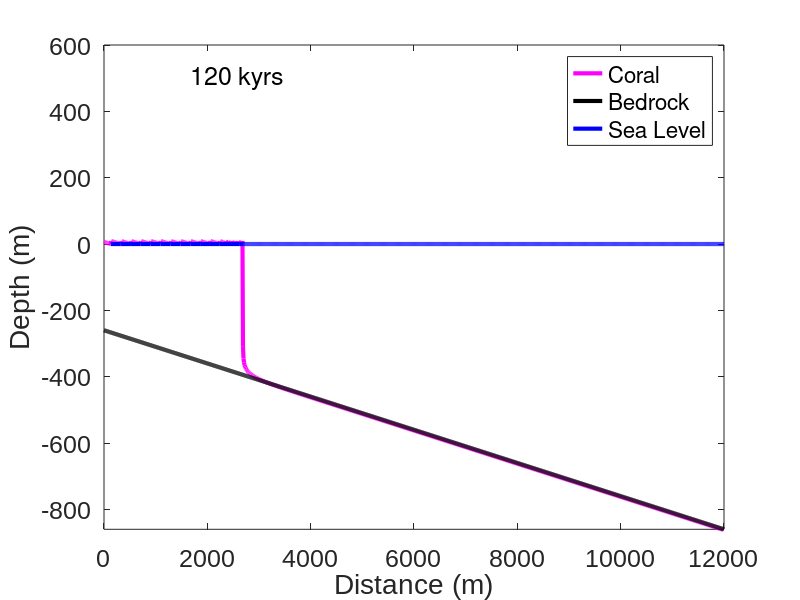

The MATLAB script that drew this image:
% Coral Reef Modeling: Growth and Abandonment as a Function of Sea Level
% Oscillations and Uplift/Subsidence
% written by Emily Fairfax for Modeling Class
% January 27th, 2016

clear all

%% Initialize
%Time and Space
 % Horizontal Space
    dx = 10; % horizontal step size
    xmax = 12000; % maximum horizontal position 
    x = 0:dx:xmax; % set up the x array describing horizontal space

    % Temporal Space
    Yrcon = 3.14*10^7; % number of seconds in a year, common coversion
    dt = 800; % time step in years
    tmax = 120000;% maximum time to run the code in years
    t = 0:dt:tmax;% set up the time array
    imax = length(t);% define imax for time loops

%Constants

    %Coral Growth Equation Constants
    Gm = 0.012; % maximum coral growth of 15 mm/yr
    k = 0.08; % extinction coefficient for light /m
    I = 2000*Yrcon; % surface light intensity in microE/m^2/yr
    Ik = 200*Yrcon; % saturating light intensity in microE/m^2/yr

    %Topographic Constants
    %note: use suboruprate for either uplift or subsidence: negative sign ->uplift,
    %positive sign -> subsidence
    slope = 0.05; %slope of the linear baseline topography in m/m
    topomax = 100; %maximum elevation of the inital baseline topography
    suboruprate = 0.003; %subsidence in m/yr
    baselinemax = -slope*xmax+topomax-(suboruprate*tmax); %max of the baseline

    %Sea Level Constants
    meansealevel = 0;% average sea level set to zero
    ampsealevel = 60; % amplitude of sea level oscillations is about 60m
    period = 40000; % period of sea level oscillations in years

%Set Up Arrays: note all arrays are made in horizontal space, and need to
%be the same length as the time array in order for the code to run properly
    %Set Number of Nodes for Variable Arrays
    N = (xmax/dx)+1; % number of nodes, plus one to make correct length

    %Sea Level Array
    sealevel = zeros(N:1); % sea level array starts full of zeros
    sealevel(1:N) = 0;
    %Topographic Array: note this can be changed to other shapes for
    %different initial topographic conditions
    baseline = -slope.*x + topomax; % Initial baseline of topography

    % Height of Coral Arrays
    coralsl = zeros(N:1); % height of coral relative to sea level, starts as all zeros
    coralsl(1:N)=baseline; % fill zeros with initial condition: all coral are at the height of the baseline

    coralsubup = zeros(N:1); % height of coral with subsidence or uplift relative to sea level, starts all zeros
    coralsubup(1:N)=coralsl-(suboruprate*dt); % fill zeros with inital condition:

    absdepth = zeros(N:1); % absolute depth of coral below sea level, start all zeros
    absdepth(1:N) = sealevel-coralsubup; % fill zeros with initial condition: depth is sealevel minus coral depth with sub or up rate included, ie distance between top of coral and water surface




%% Run


for i=1:imax
    %Sea Level oscillates sinusoidally with time
    sealevel(1:N) = ampsealevel*sin((2*pi*t(i))/period); % sea level oscillation in meters relative to mean sea level
    
    %Calculate Coral Height with subsidence or uplift change relative to sea level
    coralsubup = coralsl-(suboruprate*dt); % in meters
    
    % Calculate the absolute depth below current sea level including coral
    % protrusions
    absdepth = sealevel-coralsubup; % in meters
    
    % Calculate the discreet growth of the coral for this time step
    dcoral = (Gm*tanh((I/Ik)*exp(-k*absdepth)))*dt; % change in coral growth in meters
    
    % If coral growth is negative, replace with zero. Coral does not grow
    % out of the water
    neg = find(absdepth<0); % find where coral is above sea level and thus not growing
    dcoral(neg)=0; % corrects dcoral array so that coral out of water has zero growth
         
    % Calculate the new height of the coral relative to the sea level
    coralsl(1:N) = coralsubup + dcoral;
    
    % Lift up or sink the baseline topography (depends on if using uplift
    % or subsidence
    
    baseline = -slope.*x+topomax-suboruprate*t(i); % equation for baseline topography, with elevation in meters
    
  
% Plot results
    waterlevel = sealevel(i)*ones(size(x)); %water level is similar to sea level
    sea = find(sealevel(i)>coralsl); %find only where the water does not overlap the coral or bedrock
   
    
    figure(1)
    clf
    
    plot(x,coralsl,'m','linewidth',3) %draw coral line in pink
    hold all
    plot(x,baseline,'k','linewidth',3)  %draw bedrock line in black
    plot(x(sea),waterlevel(sea),'b','linewidth',3) %draw water line in blue only where not overlapping the coral or bedrock
    
%     %color the coral pink!
%     xx = [x,x];        % repeat x values
%     yy = [coralsl,baseline];   % vector of upper & lower boundaries
%     fill(xx,yy,[.97, .475, .561])    % fill area defined by x & yy in blue
%     
%     %color the bedrock beige!
%     xx = [x,x];
%     bottomline=zeros(N:1);
%     bottomline(1:N)=-200000;
%     cc = [baseline, bottomline];
%     fill(xx,cc,[.91,.92,.87])
    
    %this is plot formatting
    xlabel('Distance (m)', 'fontname', 'arial', 'fontsize',21)
    ylabel('Depth (m)', 'fontname', 'arial', 'fontsize',21)
    set(gca,'fontsize',18,'fontname','arial')
    legend('Coral','Bedrock','Sea Level')
    ht=text(1450,500,['  ',num2str(round(t(i)/1000)), ' kyrs  '],'fontsize',18); %print time in animation
    axis([0 xmax baselinemax topomax+500])
    hold all % hold all makes different colors while hold on keeps the lines the same color
    pause(0.1)
    
    
    
end
